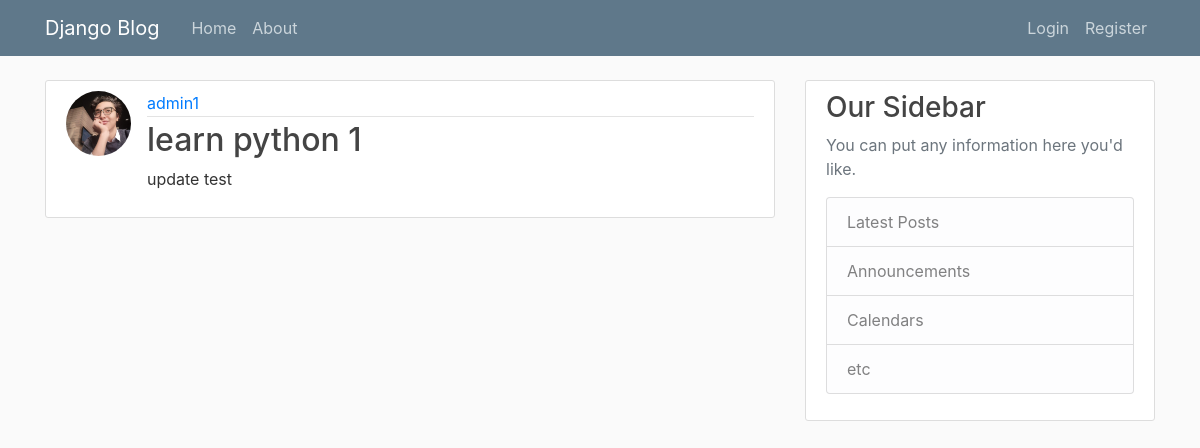
The app's page /post/learn-python/ with its own data.
### core/models.py (models this page shows, shortened)
class Post(models.Model):
    title = models.CharField(max_length=50)
    content = models.TextField()
    posted_date = models.DateTimeField(default=timezone.now)
    author = models.ForeignKey(User,on_delete=models.CASCADE)
    slug = models.SlugField(max_length=50, null=True, blank=True,unique=True)

### accounts/models.py (models this page shows, shortened)
class Profile(models.Model):
    user = models.OneToOneField(User,on_delete= models.CASCADE)
    img = models.ImageField(default='default.jpg',upload_to='profile_pics')

### core/views.py (the view)
# urls.py: path('post/<slug:slug>/', views.PostDetailView.as_view(), name='post-detail'),
class PostDetailView(DetailView):
    model = Post
    template_name = 'core/post_detail.html'
    slug_field = 'slug'
    slug_url_kwarg = 'slug'

### core/templates/core/post_detail.html (shortened to what this page needs)
{% extends "base.html" %}
{% block content %}
  <article class="media content-section">
    <img class="rounded-circle article-img" src="{{ object.author.profile.img.url }}">
    <div class="media-body">
      <div class="article-metadata">
        <a class="mr-2" href="#">{{ post.author }}</a>
      </div>
      <h2 class="article-title">{{ post.title }}</h2>
      <p class="article-content">{{ post.content }}</p>
    </div>
  </article>
{% endblock content %}

### static/main.css (style rules this page uses)
body { background: #fafafa; color: #333333; margin-top: 5rem; }
h1, h2, h3, h4, h5, h6 { color: #444444; }
.content-section { background: #ffffff; padding: 10px 20px; border: 1px solid #dddddd; border-radius: 3px; margin-bottom: 20px; }
.article-title { color: #444444; }
.article-content { white-space: pre-line; }
.article-img { height: 65px; width: 65px; margin-right: 16px; }
.article-metadata { padding-bottom: 1px; margin-bottom: 4px; border-bottom: 1px solid #e3e3e3 }

### records on screen
Post: author.profile.img (picture), author "admin1", title "learn python 1", content "update test"
